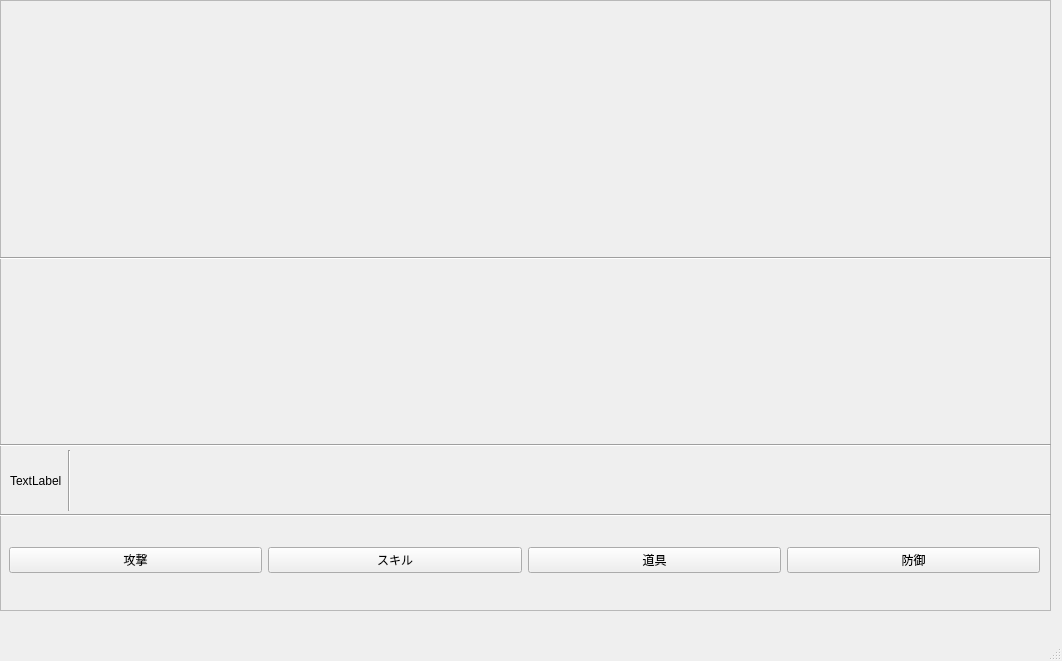
<?xml version="1.0" encoding="UTF-8"?>
<ui version="4.0">
 <class>MainWindow</class>
 <widget class="QMainWindow" name="MainWindow">
  <property name="geometry">
   <rect>
    <x>0</x>
    <y>0</y>
    <width>1062</width>
    <height>661</height>
   </rect>
  </property>
  <property name="windowTitle">
   <string>MainWindow</string>
  </property>
  <widget class="QWidget" name="centralwidget">
   <widget class="QFrame" name="frame">
    <property name="geometry">
     <rect>
      <x>0</x>
      <y>0</y>
      <width>1051</width>
      <height>611</height>
     </rect>
    </property>
    <property name="frameShape">
     <enum>QFrame::Shape::StyledPanel</enum>
    </property>
    <property name="frameShadow">
     <enum>QFrame::Shadow::Raised</enum>
    </property>
    <widget class="Line" name="line_4">
     <property name="geometry">
      <rect>
       <x>0</x>
       <y>430</y>
       <width>1051</width>
       <height>31</height>
      </rect>
     </property>
     <property name="orientation">
      <enum>Qt::Orientation::Horizontal</enum>
     </property>
    </widget>
    <widget class="QWidget" name="horizontalLayoutWidget">
     <property name="geometry">
      <rect>
       <x>10</x>
       <y>260</y>
       <width>1031</width>
       <height>181</height>
      </rect>
     </property>
     <layout class="QHBoxLayout" name="playerLayout"/>
    </widget>
    <widget class="Line" name="line_5">
     <property name="geometry">
      <rect>
       <x>0</x>
       <y>500</y>
       <width>1051</width>
       <height>31</height>
      </rect>
     </property>
     <property name="orientation">
      <enum>Qt::Orientation::Horizontal</enum>
     </property>
    </widget>
    <widget class="QWidget" name="horizontalLayoutWidget_2">
     <property name="geometry">
      <rect>
       <x>9</x>
       <y>520</y>
       <width>1031</width>
       <height>80</height>
      </rect>
     </property>
     <layout class="QHBoxLayout" name="horizontalLayout">
      <item>
       <widget class="QPushButton" name="attackBut">
        <property name="text">
         <string>攻撃</string>
        </property>
       </widget>
      </item>
      <item>
       <widget class="QPushButton" name="skillBut">
        <property name="text">
         <string>スキル</string>
        </property>
       </widget>
      </item>
      <item>
       <widget class="QPushButton" name="itemBut">
        <property name="text">
         <string>道具</string>
        </property>
       </widget>
      </item>
      <item>
       <widget class="QPushButton" name="defBut">
        <property name="text">
         <string>防御</string>
        </property>
       </widget>
      </item>
     </layout>
    </widget>
    <widget class="QWidget" name="horizontalLayoutWidget_3">
     <property name="geometry">
      <rect>
       <x>10</x>
       <y>10</y>
       <width>1031</width>
       <height>251</height>
      </rect>
     </property>
     <layout class="QHBoxLayout" name="enemyLayout"/>
    </widget>
    <widget class="Line" name="line">
     <property name="geometry">
      <rect>
       <x>0</x>
       <y>250</y>
       <width>1051</width>
       <height>16</height>
      </rect>
     </property>
     <property name="orientation">
      <enum>Qt::Orientation::Horizontal</enum>
     </property>
    </widget>
    <widget class="QWidget" name="gridLayoutWidget">
     <property name="geometry">
      <rect>
       <x>10</x>
       <y>450</y>
       <width>1031</width>
       <height>61</height>
      </rect>
     </property>
     <layout class="QGridLayout" name="gridLayout" columnstretch="0,0,15">
      <item row="0" column="0">
       <widget class="QLabel" name="turnLabel">
        <property name="text">
         <string>TextLabel</string>
        </property>
       </widget>
      </item>
      <item row="0" column="2">
       <widget class="QLabel" name="textLabel">
        <property name="text">
         <string/>
        </property>
       </widget>
      </item>
      <item row="0" column="1">
       <widget class="Line" name="line_2">
        <property name="orientation">
         <enum>Qt::Orientation::Vertical</enum>
        </property>
       </widget>
      </item>
     </layout>
    </widget>
   </widget>
  </widget>
  <widget class="QMenuBar" name="menubar">
   <property name="geometry">
    <rect>
     <x>0</x>
     <y>0</y>
     <width>1062</width>
     <height>22</height>
    </rect>
   </property>
  </widget>
  <widget class="QStatusBar" name="statusbar"/>
 </widget>
 <resources/>
 <connections/>
</ui>
